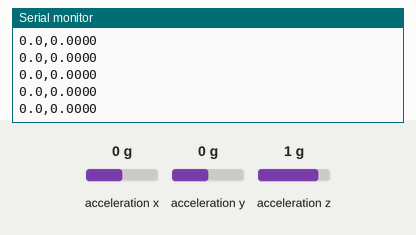
This sketch was run on a simulated ESP32-S3. On the bench: the last lines printed to the serial monitor. Wiring (inferred from the names in the program): MPU-6050 motion sensor at I2C address 0x68. The inputs (shaded band) are chosen by the test bench; at power-on: acceleration x 0 g, acceleration y 0 g, acceleration z 1 g.

Above: at 1.3 s.
1.4 s: acceleration x set to -1.4 g
At 1.68 s:
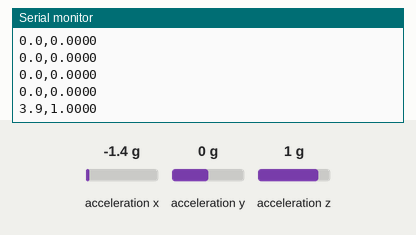
2.9 s: acceleration y set to -1.4 g
At 3.08 s:
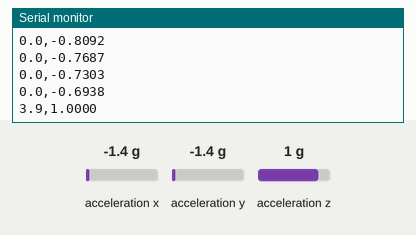
4.4 s: acceleration z set to -1.4 g
At 4.49 s:
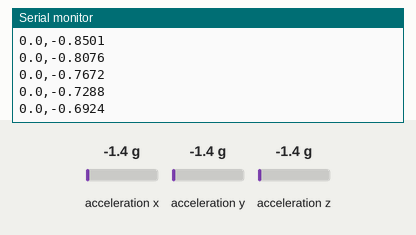
Timing chart, 0 to 7.4 s (numbered marks = the images above; inputs shaded):
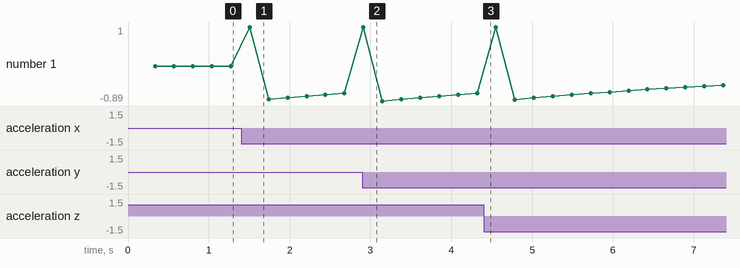

The sketch:

gen3d_ear_mpu6050.ino
```cpp
/*
 * PROJECT: gen3d / Birch as Cybernetic System
 * DEVICE:  Vibration-sense node -- the printer body becomes the sculptor hand
 *
 * Replaces the KY-038 microphone approach. A mic on a constant-speed circular
 * path picks up almost no variation -- the printer sound barely changes,
 * but its vibration does, because every direction change drives the frame
 * differently in X vs Y. The MPU-6050 reads that directly off the chassis.
 *
 * Samples acceleration magnitude at ~1kHz, removes the gravity/orientation
 * baseline via a running mean, computes RMS vibration intensity over each
 * window, then EMA-centres it so the output is bipolar: calmer than recent
 * average = negative (wall contracts), more violent = positive (expands).
 * Streams "freqHz,voice" CSV over USB serial every 100ms -- same format as
 * the old sketch, so main.py on the Pi needs no changes.
 *
 * WIRING:
 *   GY-521 / MPU-6050  VCC -> 3V3
 *   GY-521 / MPU-6050  GND -> GND
 *   GY-521 / MPU-6050  SCL -> GPIO9
 *   GY-521 / MPU-6050  SDA -> GPIO8
 *   GY-521 / MPU-6050  AD0 -> GND   (I2C address 0x68)
 *   GY-521 / MPU-6050  INT -> not connected
 *
 * MOUNTING: bolt or zip-tie directly to the printer frame/gantry -- not on
 * the print itself. Closer to the X/Y motors = stronger signal.
 *
 * ARDUINO IDE SETTINGS:
 *   Board:            ESP32S3 Dev Module
 *   USB CDC On Boot:  Enabled
 *   Flash Size:       4MB (32Mb)
 *   Partition Scheme: Default 4MB with spiffs
 *   Upload Mode:      UART0 / Hardware CDC
 *   Upload Speed:     921600
 */

#define VERSION       "1.0"

#include <Wire.h>

// -- config --
#define SDA_PIN        8
#define SCL_PIN        9
#define MPU_ADDR       0x68

#define SAMPLE_COUNT   128    // samples per window
#define SAMPLE_US      1000   // ~1kHz
#define AMP_SCALE      0.02   // rms-g deviation for full +/-1 output swing
#define SEND_INTERVAL  100    // ms between serial outputs

float samples[SAMPLE_COUNT];
float g_freqHz = 0.0f;
unsigned long lastSend = 0;

void mpuWrite(uint8_t reg, uint8_t val) {
  Wire.beginTransmission(MPU_ADDR);
  Wire.write(reg);
  Wire.write(val);
  Wire.endTransmission();
}

void setup() {
  Serial.begin(115200);
  while (!Serial) delay(10);

  Wire.begin(SDA_PIN, SCL_PIN);
  Wire.setClock(400000);

  mpuWrite(0x6B, 0x00);  // PWR_MGMT_1 -- wake up, internal 8MHz clock
  delay(100);
}

// Reads accel XYZ, returns magnitude in g (raw, includes gravity)
float readAccelMagnitude() {
  Wire.beginTransmission(MPU_ADDR);
  Wire.write(0x3B);  // ACCEL_XOUT_H
  Wire.endTransmission(false);
  Wire.requestFrom(MPU_ADDR, 6, true);

  int16_t ax = (Wire.read() << 8) | Wire.read();
  int16_t ay = (Wire.read() << 8) | Wire.read();
  int16_t az = (Wire.read() << 8) | Wire.read();

  // default sensitivity +/-2g -> 16384 LSB/g
  float fx = ax / 16384.0f;
  float fy = ay / 16384.0f;
  float fz = az / 16384.0f;

  return sqrtf(fx * fx + fy * fy + fz * fz);
}

float listenToMachine() {
  // collect samples
  for (int i = 0; i < SAMPLE_COUNT; i++) {
    samples[i] = readAccelMagnitude();
    delayMicroseconds(SAMPLE_US);
  }

  // mean (gravity + steady orientation baseline)
  float sum = 0;
  for (int i = 0; i < SAMPLE_COUNT; i++) sum += samples[i];
  float mean = sum / SAMPLE_COUNT;

  // RMS of deviation from mean -- vibration intensity
  float variance = 0;
  for (int i = 0; i < SAMPLE_COUNT; i++) {
    float d = samples[i] - mean;
    variance += d * d;
  }
  float rms = sqrtf(variance / SAMPLE_COUNT);

  // zero-crossing count -> rough vibration frequency (display only)
  int crossings = 0;
  for (int i = 1; i < SAMPLE_COUNT; i++) {
    if ((samples[i-1] - mean) * (samples[i] - mean) < 0) crossings++;
  }
  float windowSec = (float)(SAMPLE_COUNT * SAMPLE_US) / 1000000.0f;
  g_freqHz = (crossings / 2.0f) / windowSec;

  // EMA auto-calibrates centre to ambient vibration -- no manual tuning needed
  static float avg_rms = -1.0f;
  if (avg_rms < 0) avg_rms = rms;
  avg_rms = avg_rms * 0.95f + rms * 0.05f;  // ~20-sample window

  float voice = (rms - avg_rms) / (float)AMP_SCALE;  // +/- around mean
  return max(-1.0f, min(1.0f, voice));
}

void loop() {
  float voice = listenToMachine();

  unsigned long now = millis();
  if (now - lastSend >= SEND_INTERVAL) {
    Serial.print(g_freqHz, 1);
    Serial.print(',');
    Serial.println(voice, 4);
    lastSend = now;
  }
}
```

Measured:
- after the input at 1.4 s, the serial monitor: prints a new line after 0.11 s (image 1)
- plotted number 1: 0 → -0.69 after the input at 1.4 s, -0.69 → -0.69 after the input at 2.9 s, -0.69 → -0.18 after the input at 4.4 s
